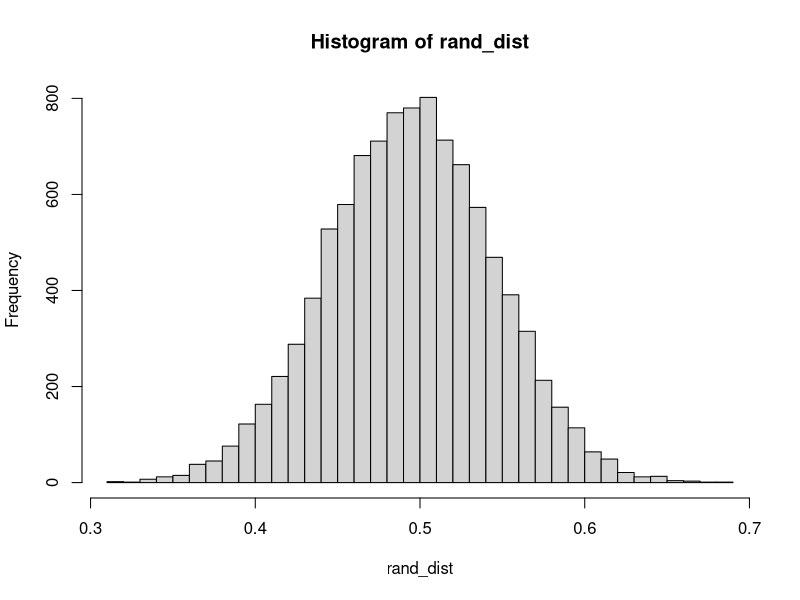

Write the R code that produced this figure.
#Giữ giá trị cố định khi giả lập dữ liệu
set.seed(200)

#Tạo n = 100 phần từ
n <- 100; 

#Giả lập dữ liêu với 60 giá trị "1" và 40 giá trị "0" (Giả lập số lượng)
sample1 <- c(rep(1, 60), rep(0, 40))

#Tính tỷ lệ trên sample1
p_hat <- mean(sample1); p_hat

#Giả lập dữ liệu với 50 giá trị "1" và 50 giá trị "0" (Giả lập số lượng)
sample0 <- c(rep(1, 50), rep(0, 50))

#Tính tỷ lệ trên sample0
p_0 <- mean(sample0); p_0

#####################################Randomization###############################################
#Tạo phân phối Randomization rồi tính độ lệch chuuẩn vẽ biểu đồ hist
#replace=TRUE: Lấy có hoàn lại
rand_dist <- replicate(10000, mean(sample(sample0, n, replace=TRUE)))
hist(rand_dist, breaks = 40)
pvalue <- sum(rand_dist >= p_hat)/length(rand_dist); pvalue